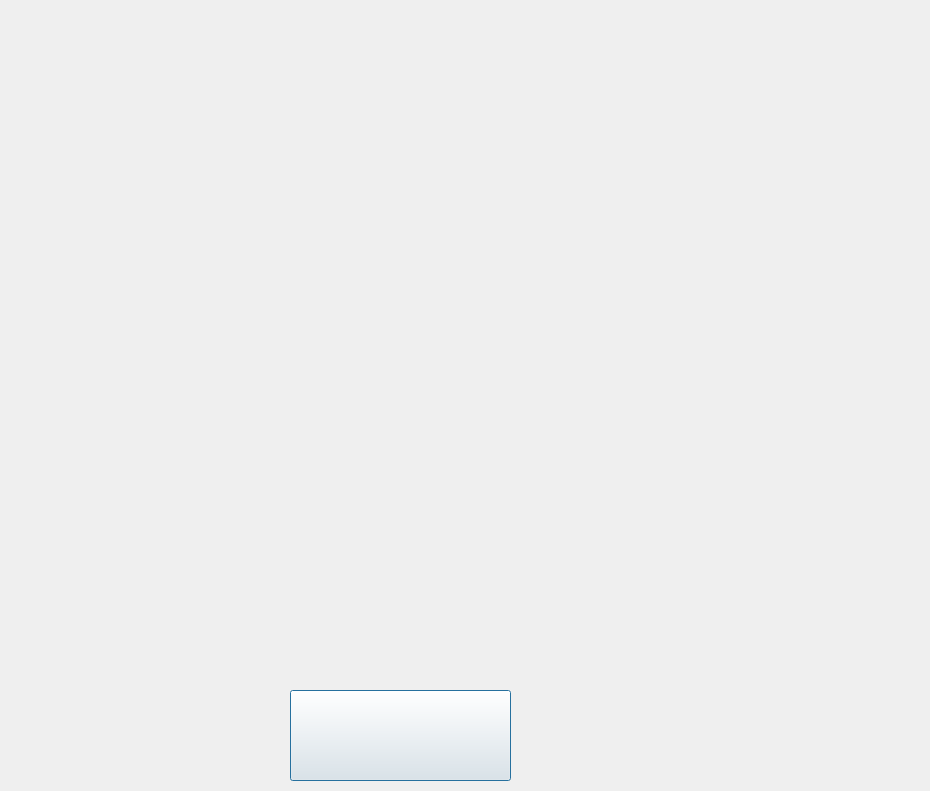
<?xml version="1.0" encoding="UTF-8"?>
<ui version="4.0">
 <class>Dialog</class>
 <widget class="QDialog" name="Dialog">
  <property name="geometry">
   <rect>
    <x>0</x>
    <y>0</y>
    <width>930</width>
    <height>791</height>
   </rect>
  </property>
  <property name="windowTitle">
   <string>Dialog</string>
  </property>
  <property name="styleSheet">
   <string notr="true">#parentWidget { border-image: url("uis/training2bg.PNG") 0 0 0 0 stretch stretch; }</string>
  </property>
  <widget class="QPushButton" name="changepage">
   <property name="geometry">
    <rect>
     <x>290</x>
     <y>690</y>
     <width>221</width>
     <height>91</height>
    </rect>
   </property>
   <property name="minimumSize">
    <size>
     <width>221</width>
     <height>91</height>
    </size>
   </property>
   <property name="maximumSize">
    <size>
     <width>221</width>
     <height>91</height>
    </size>
   </property>
   <property name="styleSheet">
    <string notr="true">border-image: url("uis/buttonbg.png");</string>
   </property>
   <property name="text">
    <string/>
   </property>
  </widget>
 </widget>
 <resources/>
 <connections/>
</ui>
